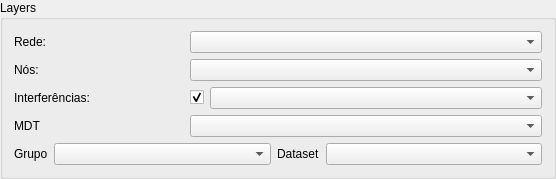
    <widget class="QGroupBox" name="groupBox_Layers">
     <property name="sizePolicy">
      <sizepolicy hsizetype="MinimumExpanding" vsizetype="Minimum">
       <horstretch>0</horstretch>
       <verstretch>0</verstretch>
      </sizepolicy>
     </property>
     <property name="minimumSize">
      <size>
       <width>0</width>
       <height>170</height>
      </size>
     </property>
     <property name="title">
      <string>Layers</string>
     </property>
     <layout class="QVBoxLayout" name="verticalLayout_3">
      <item>
       <layout class="QHBoxLayout" name="horizontalLayout_10">
        <item>
         <widget class="QLabel" name="label_4">
          <property name="sizePolicy">
           <sizepolicy hsizetype="Preferred" vsizetype="Preferred">
            <horstretch>0</horstretch>
            <verstretch>0</verstretch>
           </sizepolicy>
          </property>
          <property name="minimumSize">
           <size>
            <width>170</width>
            <height>0</height>
           </size>
          </property>
          <property name="text">
           <string>Rede:</string>
          </property>
         </widget>
        </item>
        <item>
         <widget class="QComboBox" name="cmbRede">
          <property name="sizePolicy">
           <sizepolicy hsizetype="MinimumExpanding" vsizetype="Fixed">
            <horstretch>0</horstretch>
            <verstretch>0</verstretch>
           </sizepolicy>
          </property>
          <property name="minimumSize">
           <size>
            <width>351</width>
            <height>20</height>
           </size>
          </property>
          <property name="editable">
           <bool>false</bool>
          </property>
         </widget>
        </item>
       </layout>
      </item>
      <item>
       <layout class="QHBoxLayout" name="horizontalLayout_5">
        <item>
         <widget class="QLabel" name="label_5">
          <property name="minimumSize">
           <size>
            <width>170</width>
            <height>0</height>
           </size>
          </property>
          <property name="text">
           <string>Nós:</string>
          </property>
         </widget>
        </item>
        <item>
         <widget class="QComboBox" name="cmbVertices">
          <property name="sizePolicy">
           <sizepolicy hsizetype="MinimumExpanding" vsizetype="Fixed">
            <horstretch>0</horstretch>
            <verstretch>0</verstretch>
           </sizepolicy>
          </property>
          <property name="minimumSize">
           <size>
            <width>351</width>
            <height>20</height>
           </size>
          </property>
          <property name="editable">
           <bool>false</bool>
          </property>
          <property name="insertPolicy">
           <enum>QComboBox::InsertAtBottom</enum>
          </property>
         </widget>
        </item>
       </layout>
      </item>
      <item>
       <layout class="QHBoxLayout" name="horizontalLayout_6">
        <item>
         <widget class="QLabel" name="label_9">
          <property name="minimumSize">
           <size>
            <width>170</width>
            <height>0</height>
           </size>
          </property>
          <property name="text">
           <string>Interferências:</string>
          </property>
         </widget>
        </item>
        <item>
         <widget class="QCheckBox" name="chkInterf">
          <property name="toolTip">
           <string>Verifica as interferências cadastradas ao dimensionar</string>
          </property>
          <property name="text">
           <string/>
          </property>
          <property name="checked">
           <bool>true</bool>
          </property>
         </widget>
        </item>
        <item>
         <widget class="QComboBox" name="cmbInterf">
          <property name="sizePolicy">
           <sizepolicy hsizetype="MinimumExpanding" vsizetype="Fixed">
            <horstretch>0</horstretch>
            <verstretch>0</verstretch>
           </sizepolicy>
          </property>
          <property name="minimumSize">
           <size>
            <width>332</width>
            <height>20</height>
           </size>
          </property>
          <property name="editable">
           <bool>false</bool>
          </property>
          <property name="insertPolicy">
           <enum>QComboBox::InsertAtBottom</enum>
          </property>
         </widget>
        </item>
       </layout>
      </item>
      <item>
       <layout class="QHBoxLayout" name="horizontalLayout_11">
        <item>
         <widget class="QLabel" name="label_10">
          <property name="minimumSize">
           <size>
            <width>170</width>
            <height>0</height>
           </size>
          </property>
          <property name="text">
           <string>MDT</string>
          </property>
         </widget>
        </item>
        <item>
         <widget class="QgsMapLayerComboBox" name="cmbMDT">
          <property name="sizePolicy">
           <sizepolicy hsizetype="MinimumExpanding" vsizetype="Fixed">
            <horstretch>0</horstretch>
            <verstretch>0</verstretch>
           </sizepolicy>
          </property>
          <property name="minimumSize">
           <size>
            <width>351</width>
            <height>20</height>
           </size>
          </property>
         </widget>
        </item>
       </layout>
      </item>
      <item>
       <layout class="QHBoxLayout" name="hLayMalha">
        <item>
         <widget class="QLabel" name="lbl_GrpDS">
          <property name="text">
           <string>Grupo</string>
          </property>
         </widget>
        </item>
        <item>
         <widget class="QComboBox" name="cmbGrpDS">
          <property name="sizePolicy">
           <sizepolicy hsizetype="MinimumExpanding" vsizetype="Fixed">
            <horstretch>0</horstretch>
            <verstretch>0</verstretch>
           </sizepolicy>
          </property>
          <property name="minimumSize">
           <size>
            <width>70</width>
            <height>20</height>
           </size>
          </property>
         </widget>
        </item>
        <item>
         <widget class="QLabel" name="lbl_DS">
          <property name="text">
           <string>Dataset</string>
          </property>
         </widget>
        </item>
        <item>
         <widget class="QComboBox" name="cmbDS">
          <property name="sizePolicy">
           <sizepolicy hsizetype="MinimumExpanding" vsizetype="Fixed">
            <horstretch>0</horstretch>
            <verstretch>0</verstretch>
           </sizepolicy>
          </property>
          <property name="minimumSize">
           <size>
            <width>70</width>
            <height>20</height>
           </size>
          </property>
         </widget>
        </item>
       </layout>
      </item>
     </layout>
    </widget>
